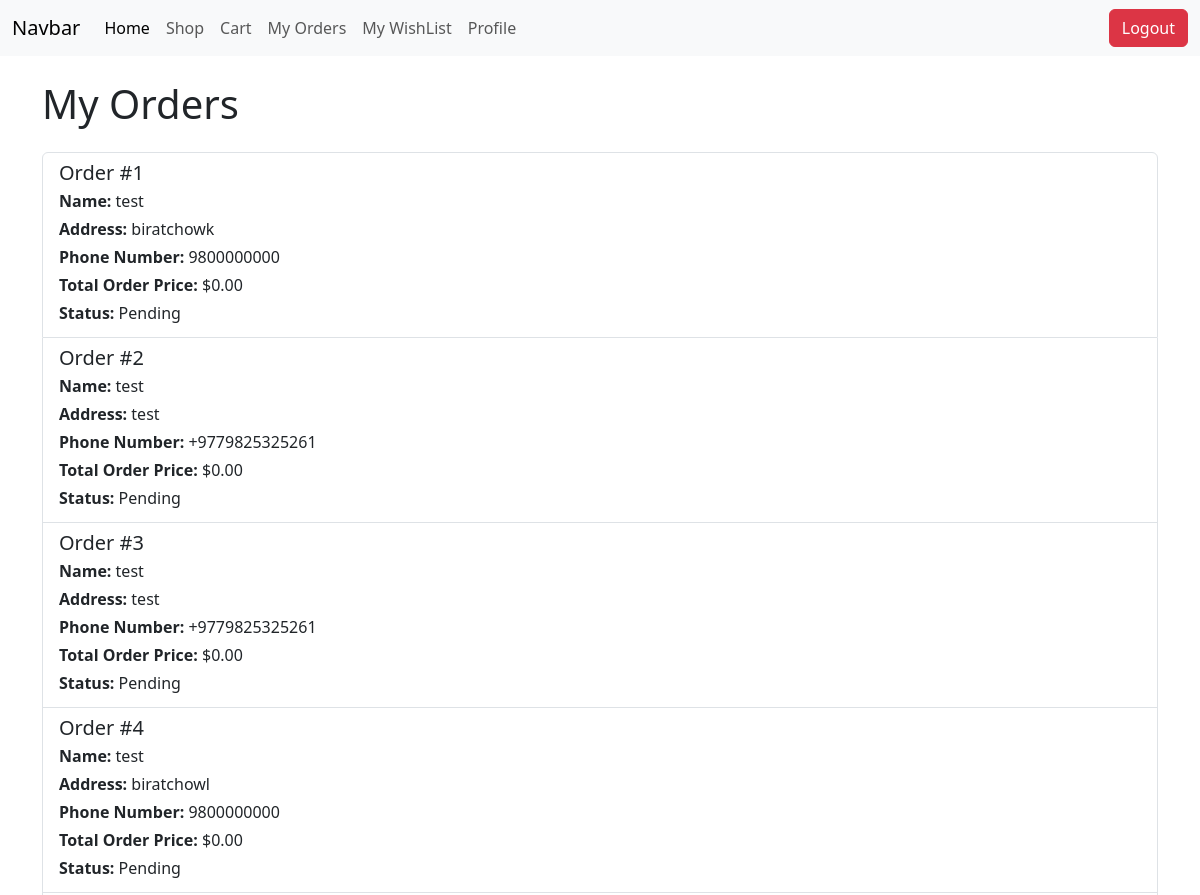
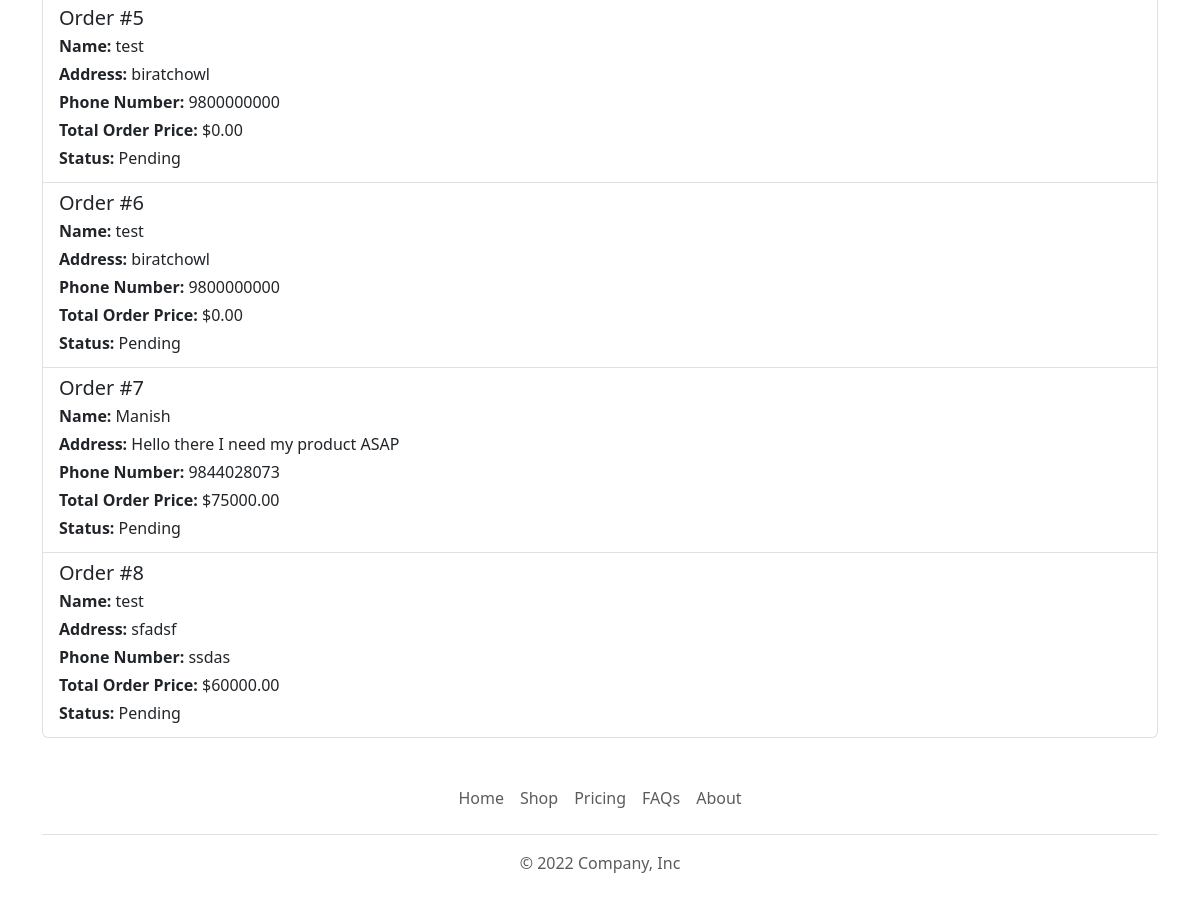
The app's page /orders/ (signed in) with its own data (2 pictures, top to bottom).
### ecommerce/models.py (models this page shows, shortened)
class Order(models.Model):
    STATUS_CHOICES = [
        ("Pending","Pending"),
       ( "Delivered","Delivered"),
        ("Cancelled", "Cancelled" ),
    ]
    user = models.ForeignKey(User, on_delete= models.CASCADE)
    name = models.CharField(max_length=255)
    address = models.CharField(max_length=500)
    phone_number = models.CharField(max_length=15)
    total_order_price = models.DecimalField(max_digits=12, decimal_places=2, default= 0 )
    status=  models.CharField(choices = STATUS_CHOICES,default= "Pending", max_length=15  )

### ecommerce/views.py (the view)
# urls.py: path('orders/', orders),
def orders(request):
    user = request.user
    if user.is_authenticated:
        orders = Order.objects.filter(user=user)
    else:
        orders = None
    return render(request,'frontend/orders.html', {'orders' : orders} )

### templates/frontend/orders.html (shortened to what this page needs)
{% extends 'frontend/layout/main.html' %}
{% block content %}
<div class="container mt-4">
    <h1>My Orders</h1>
    {% if user.is_authenticated %}
    {% if orders %}
    <div class="list-group mt-4">
        {% for order in orders %}
        <div class="list-group-item">
            <h5 class="mb-1">Order #{{ order.id }}</h5>
            <p class="mb-1"><strong>Name:</strong> {{ order.name }}</p>
            <p class="mb-1"><strong>Address:</strong> {{ order.address }}</p>
            <p class="mb-1"><strong>Phone Number:</strong> {{ order.phone_number }}</p>
            <p class="mb-1"><strong>Total Order Price:</strong> ${{ order.total_order_price }}</p>
            <p class="mb-1"><strong>Status:</strong> {{ order.status }}</p>
        </div>
        {% endfor %}
    </div>
    {% else %}
    <p class="text-center">No orders available.</p>
    {% endif %}
    {% else %}
    <p>Please <a href="/login/">log in</a> to view your orders.</p>
    {% endif %}
</div>
{% endblock %}

### templates/frontend/layout/main.html (shortened to what this page needs)
<!DOCTYPE html>
<html lang="en">
<head>
    <link href="https://cdn.jsdelivr.net/npm/bootstrap@5.3.3/dist/css/bootstrap.min.css" rel="stylesheet"
>
</head>
<body>
    <header>
        <nav class="navbar navbar-expand-lg bg-body-tertiary">
            <div class="container-fluid">
                <a class="navbar-brand" href="#">Navbar</a>
                <div class="collapse navbar-collapse" id="navbarSupportedContent">
                    <ul class="navbar-nav me-auto mb-2 mb-lg-0">
                        <li class="nav-item">
                            <a class="nav-link active" aria-current="page" href="/">Home</a>
                        </li>
                        <li class="nav-item">
                            <a class="nav-link" href="/shop/">Shop</a>
                        </li>
                        <li class="nav-item">
                            <a class="nav-link "  href="/cart/" >Cart</a>
                        </li>
                        <li class="nav-item">
                            <a href="/orders/" class="nav-link ">My Orders</a>
                        </li>
                        <li class="nav-item">
                            <a href="/wishlist/" class="nav-link ">My WishList</a>
                        </li>
                        <li class="nav-item">
                            <a class="nav-link ">Profile</a>
                        </li>
                    </ul>
                    {% if user.is_authenticated  %}
                    <a href="/logout/" class="btn btn-danger" >Logout</a>
                    {% else %}
                    <a href="/login/" class="btn btn-primary" >Sign In</a>
                    <a href="/register/" class="btn text-primary ms-1" >Sign Up</a>
                    {% endif %}
                </div>
            </div>
        </nav>
    </header>
    <main>
        {% block content %}{% endblock %}
    </main>
    <footer>
        <div class="container">
            <footer class="py-3 my-4">
                <ul class="nav justify-content-center border-bottom pb-3 mb-3">
                    <li class="nav-item"><a href="#" class="nav-link px-2 text-muted">Home</a></li>
                    <li class="nav-item"><a href="#" class="nav-link px-2 text-muted">Shop</a></li>
                    <li class="nav-item"><a href="#" class="nav-link px-2 text-muted">Pricing</a></li>
                    <li class="nav-item"><a href="#" class="nav-link px-2 text-muted">FAQs</a></li>
                    <li class="nav-item"><a href="#" class="nav-link px-2 text-muted">About</a></li>
                </ul>
                <p class="text-center text-muted">© 2022 Company, Inc</p>
            </footer>
        </div>
    </footer>
</body>
</html>

### records on screen
Order: id "1", name "test", address "biratchowk", phone_number "9800000000", total_order_price "0.00", status "Pending"
Order: id "2", name "test", address "test", phone_number "+9779825325261", total_order_price "0.00", status "Pending"
Order: id "3", name "test", address "test", phone_number "+9779825325261", total_order_price "0.00", status "Pending"
Order: id "4", name "test", address "biratchowl", phone_number "9800000000", total_order_price "0.00", status "Pending"
Order: id "5", name "test", address "biratchowl", phone_number "9800000000", total_order_price "0.00", status "Pending"
Order: id "6", name "test", address "biratchowl", phone_number "9800000000", total_order_price "0.00", status "Pending"
Order: id "7", name "Manish", address "Hello there I need my product ASAP", phone_number "9844028073", total_order_price "75000.00", status "Pending"
Order: id "8", name "test", address "sfadsf", phone_number "ssdas", total_order_price "60000.00", status "Pending"
